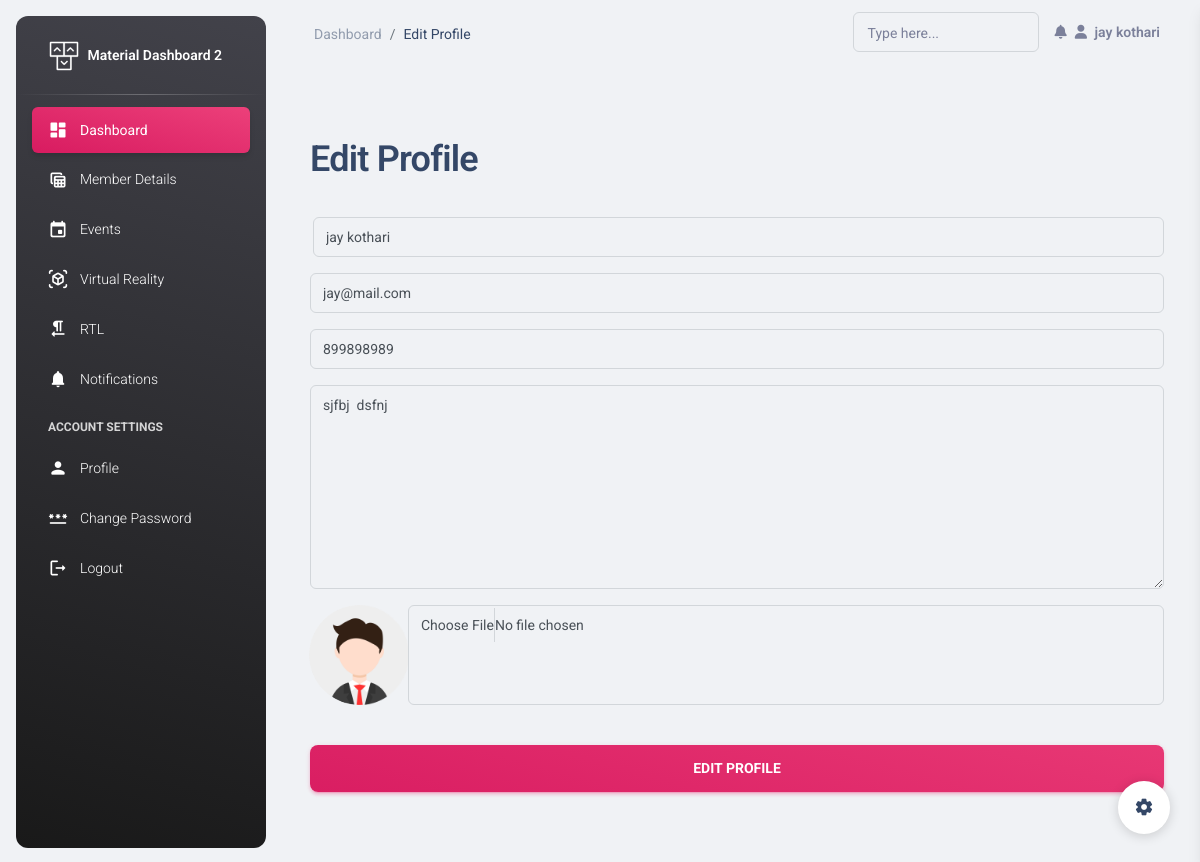
Screenshot of /sec/edit-profile/ (signed in) with the database file from the repository.
### Secretory/models.py (models this page shows, shortened)
class Secratory(models.Model):
    name = models.CharField(max_length=30)
    email = models.EmailField(unique=True)
    mobile = models.CharField(max_length=10)
    address = models.TextField()
    password = models.CharField(max_length=30)
    sec_from = models.DateField(auto_now_add=True)
    profile_pic = models.FileField(upload_to='profile',default='avtar.png')

### Secretory/views.py (the view, shortened to what this page needs)
# urls.py: path('edit-profile/',views.edit_profile, name='edit-profile'),
def edit_profile(request):
    try:
        user = Secratory.objects.get(email=request.session['email'])
        return render(request,'edit-profile.html',{'user':user})
    except:
        return render(request,'sign-in.html')

### Secretory/templates/edit-profile.html (shortened to what this page needs)
{% extends 'header.html' %}
{% load static %}
{% block page %}
Edit Profile
{% endblock %}
{% block content %}
<main class="main-content  mt-0">
    <section>
      <div class="page-header min-vh-100">
        <div class="container">
              <div class="card card-plain">
                  <div class="card-body">
                    <h2>Edit Profile</h2>
                  <form role="form" action="{% url 'edit-profile' %}" method="POST" enctype="multipart/form-data">
                    <div class="input-group input-group-outline mb-3">
                        <input type="text" name="name" class="form-control" value="{{user.name}}" required>
                    </div>
                    <div class="input-group input-group-outline mb-3">
                        <input type="email" class="form-control" value="{{user.email}}" readonly>
                    </div>
                    <div class="input-group input-group-outline mb-3">
                        <input type="tel" name="mobile" value="{{user.mobile}}"  class="form-control" required>
                    </div>
                    <div class="input-group input-group-outline mb-3">
                        <textarea name="address" class="form-control" id="" va cols="30" rows="10">{{user.address}}</textarea>
                    </div>
                    <div class="input-group input-group-outline mb-3">
                        <label class="form-label"></label>
                        <img src="{{user.profile_pic.url}}" style="border-radius: 100%;" alt="" height="100px" width="100px">
                        <input type="file" name="pic"  class="form-control">
                    </div>
                    <div class="text-center">
                      <button type="submit" class="btn btn-lg bg-gradient-primary btn-lg w-100 mt-4 mb-0">Edit Profile</button>
                    </div>
                  </form>
                </div>
              </div>
            </div>
          </div>
    </section>
  </main>
{% endblock %}

### Secretory/templates/header.html (shortened to what this page needs)
{% load static %}
<!DOCTYPE html>
<html lang="en">
<head>
  <link href="{% static 'assets/css/nucleo-icons.css' %}" rel="stylesheet" />
  <link href="{% static 'assets/css/nucleo-svg.css' %}" rel="stylesheet" />
  <link id="pagestyle" href="{% static 'assets/css/material-dashboard.css' %}" rel="stylesheet" />
</head>
<body class="g-sidenav-show  bg-gray-200">
  <aside class="sidenav navbar navbar-vertical navbar-expand-xs border-0 border-radius-xl my-3 fixed-start ms-3   bg-gradient-dark" id="sidenav-main">
    <div class="sidenav-header">
      <a class="navbar-brand m-0" href=" https://demos.creative-tim.com/material-dashboard/pages/dashboard " target="_blank">
        <img src="{% static 'assets/img/logo-ct.png' %}" class="navbar-brand-img h-100" alt="main_logo">
        <span class="ms-1 font-weight-bold text-white">Material Dashboard 2</span>
      </a>
    </div>
    <hr class="horizontal light mt-0 mb-2">
    <div class="collapse navbar-collapse  w-auto " id="sidenav-collapse-main">
      <ul class="navbar-nav">
        <li class="nav-item">
          <a class="nav-link text-white active bg-gradient-primary" href="{% url 'index' %}">
            <div class="text-white text-center me-2 d-flex align-items-center justify-content-center">
              <i class="material-icons opacity-10">dashboard</i>
            </div>
            <span class="nav-link-text ms-1">Dashboard</span>
          </a>
        </li>
        <li class="nav-item">
          <a class="nav-link text-white " href="{% url 'member-details' %}">
            <div class="text-white text-center me-2 d-flex align-items-center justify-content-center">
              <i class="material-icons opacity-10">table_view</i>
            </div>
            <span class="nav-link-text ms-1">Member Details</span>
          </a>
        </li>
        <li class="nav-item">
          <a class="nav-link text-white " href="{% url 'manage-events' %}">
            <div class="text-white text-center me-2 d-flex align-items-center justify-content-center">
              <i class="material-icons opacity-10">event</i>
            </div>
            <span class="nav-link-text ms-1">Events</span>
          </a>
        </li>
        <li class="nav-item">
          <a class="nav-link text-white " href="../pages/virtual-reality.html">
            <div class="text-white text-center me-2 d-flex align-items-center justify-content-center">
              <i class="material-icons opacity-10">view_in_ar</i>
            </div>
            <span class="nav-link-text ms-1">Virtual Reality</span>
          </a>
        </li>
        <li class="nav-item">
          <a class="nav-link text-white " href="../pages/rtl.html">
            <div class="text-white text-center me-2 d-flex align-items-center justify-content-center">
              <i class="material-icons opacity-10">format_textdirection_r_to_l</i>
            </div>
            <span class="nav-link-text ms-1">RTL</span>
          </a>
        </li>
        <li class="nav-item">
          <a class="nav-link text-white " href="../pages/notifications.html">
            <div class="text-white text-center me-2 d-flex align-items-center justify-content-center">
              <i class="material-icons opacity-10">notifications</i>
            </div>
            <span class="nav-link-text ms-1">Notifications</span>
          </a>
        </li>
        <li class="nav-item mt-3">
          <h6 class="ps-4 ms-2 text-uppercase text-xs text-white font-weight-bolder opacity-8">Account Settings</h6>
        </li>
        <li class="nav-item">
          <a class="nav-link text-white " href="{% url 'edit-profile' %}">
            <div class="text-white text-center me-2 d-flex align-items-center justify-content-center">
              <i class="material-icons opacity-10">person</i>
            </div>
            <span class="nav-link-text ms-1">Profile</span>
          </a>
        </li>
        <li class="nav-item">
          <a class="nav-link text-white " href="{% url 'change-password' %}">
            <div class="text-white text-center me-2 d-flex align-items-center justify-content-center">
              <i class="material-icons opacity-10">password</i>
            </div>
            <span class="nav-link-text ms-1">Change Password</span>
          </a>
        </li>
        <li class="nav-item">
          <a class="nav-link text-white " href="{% url 'logout' %}">
            <div class="text-white text-center me-2 d-flex align-items-center justify-content-center">
              <i class="material-icons opacity-10">logout</i>
            </div>
            <span class="nav-link-text ms-1">Logout</span>
          </a>
        </li>
      </ul>
    </div>
  </aside>
  <main class="main-content position-relative max-height-vh-100 h-100 border-radius-lg ">
    <nav class="navbar navbar-main navbar-expand-lg px-0 mx-4 shadow-none border-radius-xl" id="navbarBlur" data-scroll="true">
        <div class="container-fluid py-1 px-3">
          <nav aria-label="breadcrumb">
            <ol class="breadcrumb bg-transparent mb-0 pb-0 pt-1 px-0 me-sm-6 me-5">
              <li class="breadcrumb-item text-sm"><a class="opacity-5 text-dark" href="javascript:;">Dashboard</a></li>
              <li class="breadcrumb-item text-sm text-dark active" aria-current="page">{% block page %}Dashboard{% endblock %}</li>
            </ol>
          </nav>
          <div class="collapse navbar-collapse mt-sm-0 mt-2 me-md-0 me-sm-4" id="navbar">
            <div class="ms-md-auto pe-md-3 d-flex align-items-center">
              <div class="input-group input-group-outline">
                <label class="form-label">Type here...</label>
                <input type="text" class="form-control">
              </div>
            </div>
            <ul class="navbar-nav  justify-content-end">
              <li class="nav-item dropdown pe-2 d-flex align-items-center">
                <a href="javascript:;" class="nav-link text-body p-0" id="dropdownMenuButton" data-bs-toggle="dropdown" aria-expanded="false">
                  <i class="fa fa-bell cursor-pointer"></i>
                </a>
              </li>
              <li class="nav-item d-flex align-items-center">
                <a href="../pages/sign-in.html" class="nav-link text-body font-weight-bold px-0">
                  <i class="fa fa-user me-sm-1"></i>
                  <span class="d-sm-inline d-none">{{user.name}}</span>
                </a>
              </li>
            </ul>
          </div>
        </div>
      </nav>
      {% block content %}
      {% endblock %}
    </main>
    <div class="fixed-plugin">
      <a class="fixed-plugin-button text-dark position-fixed px-3 py-2">
        <i class="material-icons py-2">settings</i>
      </a>
    </div>
  </body>
  </html>

### rows the page displays
Secratory: name "jay kothari", email "jay@mail.com", mobile "899898989", address "sjfbj dsfnj", profile_pic (picture)
